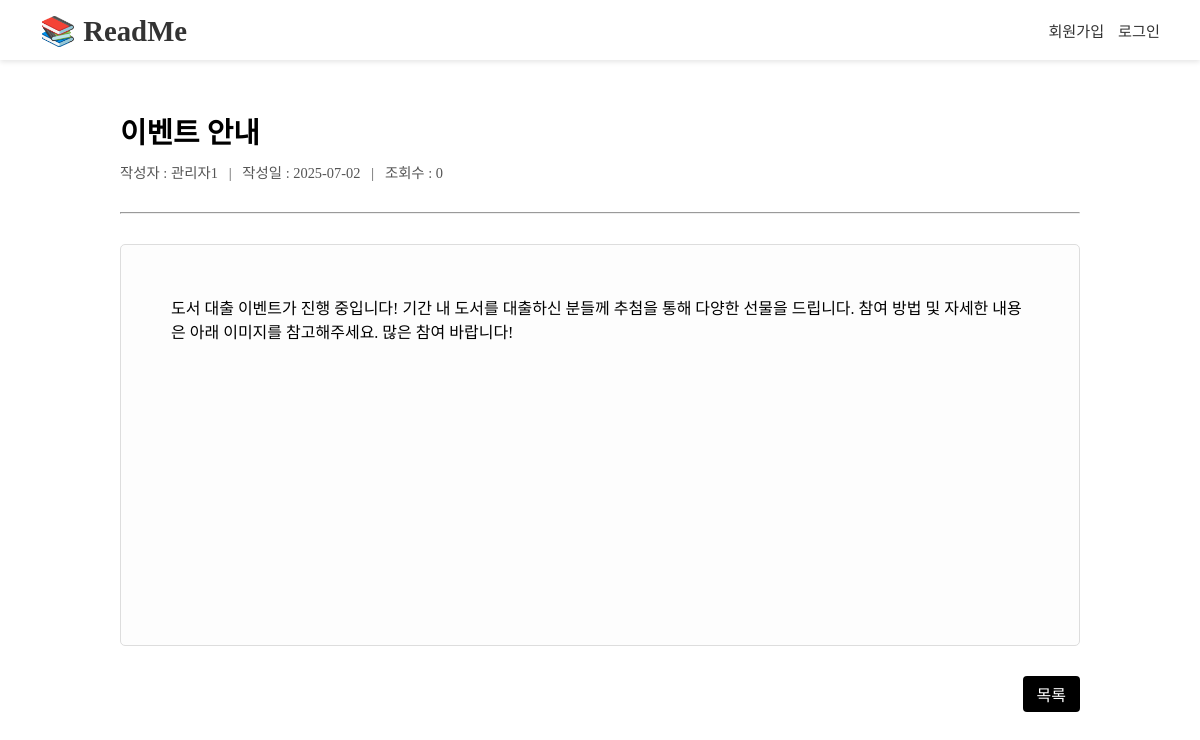
The page /board/noticeView.php?nno=5 on the database its author committed.
### tables this page shows
CREATE TABLE notice (
    nno INT UNSIGNED AUTO_INCREMENT,
    ntit VARCHAR(30) NOT NULL,
    ncontent VARCHAR(200) NOT NULL,
    nview INT NOT NULL DEFAULT 0,
    nimg VARCHAR(255),
    adno INT UNSIGNED NOT NULL,
    ndate DATETIME DEFAULT CURRENT_TIMESTAMP,
    CONSTRAINT PRIMARY KEY (nno),
    constraint foreign key(adno) references admin(adno) on update cascade on delete cascade
);

### board/noticeView.php (the view, shortened to what this page needs)
<?php
include '../db.php';
$nno = isset($_GET['nno']) ? intval($_GET['nno']) : 0;
$conn->query("UPDATE notice SET nview = nview + 1 WHERE nno = $nno");
$sql = "SELECT n.ntit, n.ncontent, n.nimg, n.nview, n.ndate, a.adname
        FROM notice n
        JOIN admin a ON n.adno = a.adno
        WHERE n.nno = $nno";
$result = $conn->query($sql);
$row = $result->fetch_assoc();
?>
<?php include '../header.php'; ?>
<div class="noticeView">
    <h1 class="noticeViewTitle"><?= htmlspecialchars($row['ntit']) ?></h1>
    <div class="noticeMeta">
        <span>작성자 : <?= htmlspecialchars($row['adname']) ?></span> &nbsp;&nbsp;|&nbsp;&nbsp;
        <span>작성일 : <?= substr($row['ndate'], 0, 10) ?></span> &nbsp;&nbsp;|&nbsp;&nbsp;
        <span>조회수 : <?= $row['nview'] ?></span>
    </div>
    <hr style="margin: 30px 0px;">
    <div class="noticeContent">
        <?= nl2br(htmlspecialchars($row['ncontent'])) ?>
    </div>
    <div class="noticeBack">
        <a href="notice.php" class="backBtn">목록</a>
        <br>
    </div>
</div>

### css/main.css (style rules this page uses)
* { font-family: 'NEXON Lv1 Gothic OTF'; }
a { text-decoration: none; color: black; }
html, body { margin: 0; padding: 0; height: 100%; }
body { padding-top: 60px; }

### css/board.css (style rules this page uses)
.noticeView { width: 80%; margin: 50px auto; }
.noticeViewTitle { font-size: 1.8rem; margin-bottom: 10px; }
.noticeMeta { font-size: 0.9rem; color: #555; margin-bottom: 10px; }
.noticeContent { padding: 50px; min-height: 300px; background-color: #fdfdfd; border: 1px solid #ddd; border-radius: 5px; }
.noticeBack { margin-top: 30px; text-align: right; }
.backBtn { display: inline-block; padding: 6px 14px; margin-bottom: 10px; background-color: black; color: #fff; text-decoration: none; border-radius: 4px; transition: background-color 0.2s; }

### rows shown on the page
notice: ntit "이벤트 안내", adno.adname "관리자1", ndate "2025-07-02", nview "0", ncontent "도서 대출 이벤트가 진행 중입니다! 기간 내 도서를 대출하신 분들께 추첨을 통해 다양한 선물을 드립니다. 참여 방법 및 자세한 내용은 아래 이미지를 참고해주세요. 많은 참여 바랍니다!"
